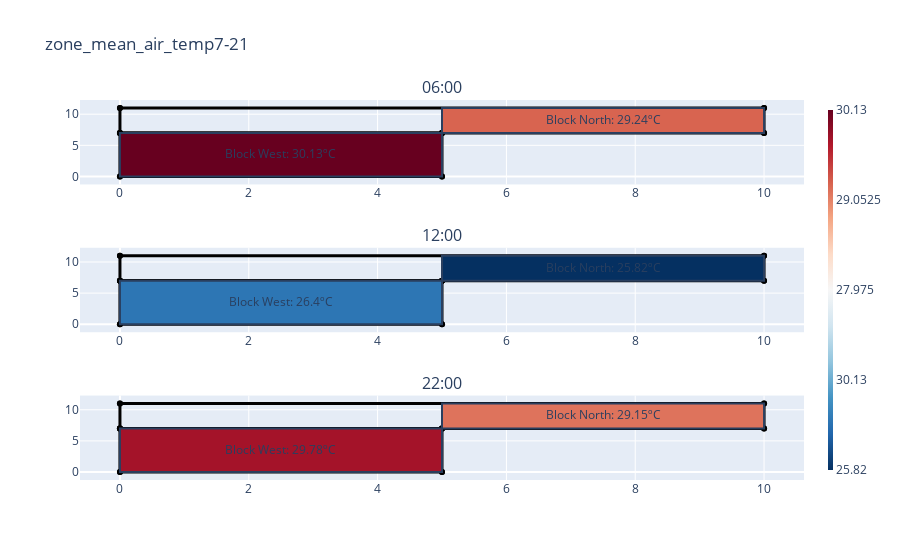

The notebook cell saved with this chart:
### Code cell
s = SpaceTimePlot(plt)
times = [time(6), time(12), time(22)]
s.extract_many_times(times, plt.dataset_names.zone_mean_air_temp7_21)
s.create_spatial_plots()

### Figure 1 — Plotly figure (JSON) as saved in the notebook; plotly's stock layout.template omitted (floating-point values rounded to 4 significant figures)
{"data": [{"line": {"color": "black", "width": 3}, "marker": {"color": "black"}, "mode": "markers+lines", "name": "Wall 01", "type": "scatter", "x": [10, 10], "xaxis": "x", "y": [7, 11], "yaxis": "y"}, {"line": {"color": "black", "width": 3}, "marker": {"color": "black"}, "mode": "markers+lines", "name": "Wall 02", "type": "scatter", "x": [10, 0], "xaxis": "x", "y": [11, 11], "yaxis": "y"}, {"line": {"color": "black", "width": 3}, "marker": {"color": "black"}, "mode": "markers+lines", "name": "Wall 03", "type": "scatter", "x": [0, 0], "xaxis": "x", "y": [11, 7], "yaxis": "y"}, {"line": {"color": "black", "width": 3}, "marker": {"color": "black"}, "mode": "markers+lines", "name": "Wall 04_1", "type": "scatter", "x": [0, 5], "xaxis": "x", "y": [7, 7], "yaxis": "y"}, {"line": {"color": "black", "width": 3}, "marker": {"color": "black"}, "mode": "markers+lines", "name": "Wall 04_2", "type": "scatter", "x": [5, 10], "xaxis": "x", "y": [7, 7], "yaxis": "y"}, {"line": {"color": "black", "width": 3}, "marker": {"color": "black"}, "mode": "markers+lines", "name": "Wall 01", "type": "scatter", "x": [5, 5], "xaxis": "x", "y": [0, 7], "yaxis": "y"}, {"line": {"color": "black", "width": 3}, "marker": {"color": "black"}, "mode": "markers+lines", "name": "Wall 03", "type": "scatter", "x": [0, 0], "xaxis": "x", "y": [7, 0], "yaxis": "y"}, {"line": {"color": "black", "width": 3}, "marker": {"color": "black"}, "mode": "markers+lines", "name": "Wall 04", "type": "scatter", "x": [0, 5], "xaxis": "x", "y": [0, 0], "yaxis": "y"}, {"line": {"color": "black", "width": 3}, "marker": {"color": "black"}, "mode": "markers+lines", "name": "Wall 02_1", "type": "scatter", "x": [5, 0], "xaxis": "x", "y": [7, 7], "yaxis": "y"}, {"line": {"color": "black", "width": 3}, "marker": {"color": "black"}, "mode": "markers+lines", "name": "Wall 01", "type": "scatter", "x": [10, 10], "xaxis": "x2", "y": [7, 11], "yaxis": "y2"}, {"line": {"color": "black", "width": 3}, "marker": {"color": "black"}, "mode": "markers+lines", "name": "Wall 02", "type": "scatter", "x": [10, 0], "xaxis": "x2", "y": [11, 11], "yaxis": "y2"}, {"line": {"color": "black", "width": 3}, "marker": {"color": "black"}, "mode": "markers+lines", "name": "Wall 03", "type": "scatter", "x": [0, 0], "xaxis": "x2", "y": [11, 7], "yaxis": "y2"}, {"line": {"color": "black", "width": 3}, "marker": {"color": "black"}, "mode": "markers+lines", "name": "Wall 04_1", "type": "scatter", "x": [0, 5], "xaxis": "x2", "y": [7, 7], "yaxis": "y2"}, {"line": {"color": "black", "width": 3}, "marker": {"color": "black"}, "mode": "markers+lines", "name": "Wall 04_2", "type": "scatter", "x": [5, 10], "xaxis": "x2", "y": [7, 7], "yaxis": "y2"}, {"line": {"color": "black", "width": 3}, "marker": {"color": "black"}, "mode": "markers+lines", "name": "Wall 01", "type": "scatter", "x": [5, 5], "xaxis": "x2", "y": [0, 7], "yaxis": "y2"}, {"line": {"color": "black", "width": 3}, "marker": {"color": "black"}, "mode": "markers+lines", "name": "Wall 03", "type": "scatter", "x": [0, 0], "xaxis": "x2", "y": [7, 0], "yaxis": "y2"}, {"line": {"color": "black", "width": 3}, "marker": {"color": "black"}, "mode": "markers+lines", "name": "Wall 04", "type": "scatter", "x": [0, 5], "xaxis": "x2", "y": [0, 0], "yaxis": "y2"}, {"line": {"color": "black", "width": 3}, "marker": {"color": "black"}, "mode": "markers+lines", "name": "Wall 02_1", "type": "scatter", "x": [5, 0], "xaxis": "x2", "y": [7, 7], "yaxis": "y2"}, {"line": {"color": "black", "width": 3}, "marker": {"color": "black"}, "mode": "markers+lines", "name": "Wall 01", "type": "scatter", "x": [10, 10], "xaxis": "x3", "y": [7, 11], "yaxis": "y3"}, {"line": {"color": "black", "width": 3}, "marker": {"color": "black"}, "mode": "markers+lines", "name": "Wall 02", "type": "scatter", "x": [10, 0], "xaxis": "x3", "y": [11, 11], "yaxis": "y3"}, {"line": {"color": "black", "width": 3}, "marker": {"color": "black"}, "mode": "markers+lines", "name": "Wall 03", "type": "scatter", "x": [0, 0], "xaxis": "x3", "y": [11, 7], "yaxis": "y3"}, {"line": {"color": "black", "width": 3}, "marker": {"color": "black"}, "mode": "markers+lines", "name": "Wall 04_1", "type": "scatter", "x": [0, 5], "xaxis": "x3", "y": [7, 7], "yaxis": "y3"}, {"line": {"color": "black", "width": 3}, "marker": {"color": "black"}, "mode": "markers+lines", "name": "Wall 04_2", "type": "scatter", "x": [5, 10], "xaxis": "x3", "y": [7, 7], "yaxis": "y3"}, {"line": {"color": "black", "width": 3}, "marker": {"color": "black"}, "mode": "markers+lines", "name": "Wall 01", "type": "scatter", "x": [5, 5], "xaxis": "x3", "y": [0, 7], "yaxis": "y3"}, {"line": {"color": "black", "width": 3}, "marker": {"color": "black"}, "mode": "markers+lines", "name": "Wall 03", "type": "scatter", "x": [0, 0], "xaxis": "x3", "y": [7, 0], "yaxis": "y3"}, {"line": {"color": "black", "width": 3}, "marker": {"color": "black"}, "mode": "markers+lines", "name": "Wall 04", "type": "scatter", "x": [0, 5], "xaxis": "x3", "y": [0, 0], "yaxis": "y3"}, {"line": {"color": "black", "width": 3}, "marker": {"color": "black"}, "mode": "markers+lines", "name": "Wall 02_1", "type": "scatter", "x": [5, 0], "xaxis": "x3", "y": [7, 7], "yaxis": "y3"}, {"marker": {"cmax": 30.13, "cmin": 25.82, "colorbar": {"outlinewidth": 0, "thickness": 5, "ticktext": [25.82, 30.13], "tickvals": [25.82, 26.9, 27.98, 29.05, 30.13]}, "colorscale": [[0, "rgb(5,48,97)"], [0.1, "rgb(33,102,172)"], [0.2, "rgb(67,147,195)"], [0.3, "rgb(146,197,222)"], [0.4, "rgb(209,229,240)"], [0.5, "rgb(247,247,247)"], [0.6, "rgb(253,219,199)"], [0.7, "rgb(244,165,130)"], [0.8, "rgb(214,96,77)"], [0.9, "rgb(178,24,43)"], [1, "rgb(103,0,31)"]], "showscale": true}, "mode": "markers", "type": "scatter", "x": [null], "y": [null]}], "layout": {"annotations": [{"font": {"size": 16}, "showarrow": false, "text": "06:00", "x": 0.5, "xanchor": "center", "xref": "paper", "y": 1, "yanchor": "bottom", "yref": "paper"}, {"font": {"size": 16}, "showarrow": false, "text": "12:00", "x": 0.5, "xanchor": "center", "xref": "paper", "y": 0.6111, "yanchor": "bottom", "yref": "paper"}, {"font": {"size": 16}, "showarrow": false, "text": "22:00", "x": 0.5, "xanchor": "center", "xref": "paper", "y": 0.2222, "yanchor": "bottom", "yref": "paper"}], "shapes": [{"fillcolor": "rgb(216, 100, 80)", "label": {"text": "Block North: 29.24ºC"}, "type": "rect", "x0": 10, "x1": 5, "xref": "x", "y0": 11, "y1": 7, "yref": "y"}, {"fillcolor": "rgb(103, 0, 31)", "label": {"text": "Block West: 30.13ºC"}, "type": "rect", "x0": 5, "x1": 0, "xref": "x", "y0": 7, "y1": 0, "yref": "y"}, {"fillcolor": "rgb(5, 48, 97)", "label": {"text": "Block North: 25.82ºC"}, "type": "rect", "x0": 10, "x1": 5, "xref": "x2", "y0": 11, "y1": 7, "yref": "y2"}, {"fillcolor": "rgb(45, 118, 180)", "label": {"text": "Block West: 26.4ºC"}, "type": "rect", "x0": 5, "x1": 0, "xref": "x2", "y0": 7, "y1": 0, "yref": "y2"}, {"fillcolor": "rgb(222, 115, 92)", "label": {"text": "Block North: 29.15ºC"}, "type": "rect", "x0": 10, "x1": 5, "xref": "x3", "y0": 11, "y1": 7, "yref": "y3"}, {"fillcolor": "rgb(164, 19, 41)", "label": {"text": "Block West: 29.78ºC"}, "type": "rect", "x0": 5, "x1": 0, "xref": "x3", "y0": 7, "y1": 0, "yref": "y3"}], "showlegend": false, "title": {"text": "zone_mean_air_temp7-21"}, "xaxis": {"anchor": "y", "domain": [0, 1]}, "xaxis2": {"anchor": "y2", "domain": [0, 1]}, "xaxis3": {"anchor": "y3", "domain": [0, 1]}, "yaxis": {"anchor": "x", "domain": [0.7778, 1]}, "yaxis2": {"anchor": "x2", "domain": [0.3889, 0.6111]}, "yaxis3": {"anchor": "x3", "domain": [0, 0.2222]}}}
